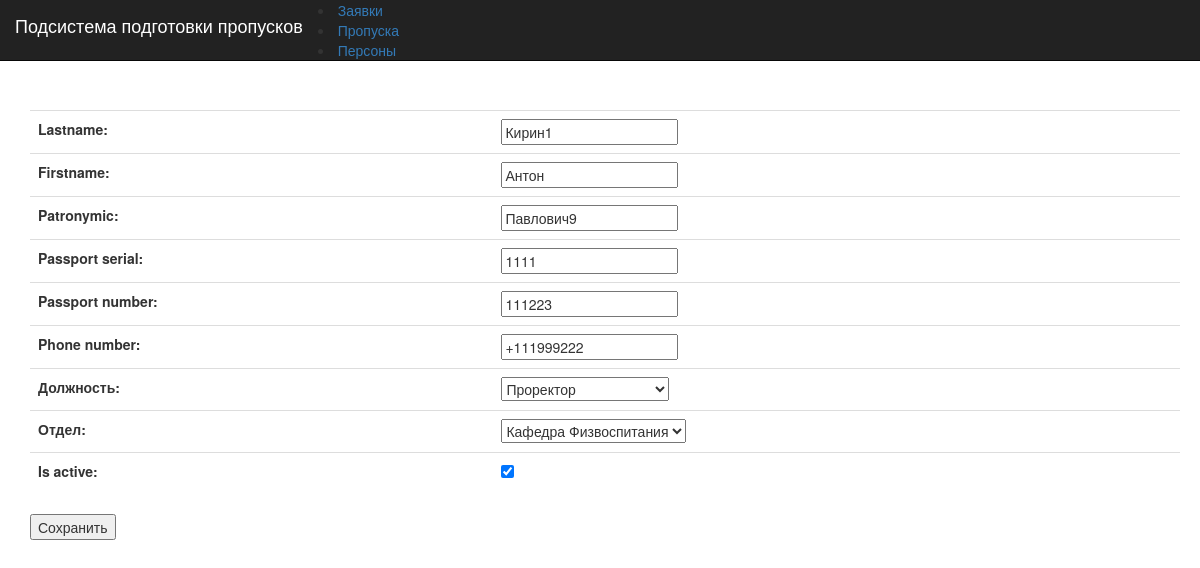
The app's page /permitsystem/person/73 with its own data.
### MyPermitSysApplication/models.py (models this page shows, shortened)
class Person(models.Model):
    firstname = models.CharField(max_length=20)
    lastname = models.CharField(max_length=20)
    patronymic = models.CharField(max_length=20, blank=True, null=True)
    passport_serial_regex = RegexValidator(regex=r'^\d{4}$',
                                               message="Passport Serial must be entered in the format: '9999'. Up to 4 digits allowed.")
    passport_number_regex = RegexValidator(regex=r'^\d{6}$',
                                               message="Passport Number must be entered in the format: '999999'. Up to 6 digits allowed.")
    passport_serial = models.IntegerField(validators=[passport_serial_regex], blank=True)
    passport_number = models.IntegerField(validators=[passport_number_regex], blank=True)
    position = models.ForeignKey(Position, verbose_name="Должность", null=True, blank=True)
    department = models.ForeignKey(Department, verbose_name="Отдел")
    phone_regex = RegexValidator(regex=r'^\+?1?\d{9,15}$',
                                 message="Phone number must be entered in the format: '+999999999'. Up to 15 digits allowed.")
    phone_number = models.CharField(max_length=15, validators=[phone_regex], blank=True,
                                    null=True)  # validators should be a list
    class Meta:
        verbose_name = u'Персона'
        verbose_name_plural = u'Персоны'
    is_active = models.BooleanField(default=False)

### MyPermitSysApplication/views.py (the view)
# urls.py: url(r'person/(?P<pk>[0-9]+)', views.person, name="person"),
def person(request,pk):
    context = PermitSystemServiceLayerPerson.person(request, pk)
    if context['error'] == 1:
        return HttpResponse("Error!")
    else:
        return render(request, 'person.html', context)

### MyPermitSysApplication/forms.py
class PersonForm(ModelForm):
    class Meta:
        model = Person
        fields = ['lastname','firstname',  'patronymic', 'passport_serial', 'passport_number', 'phone_number',
                  'position', 'department','is_active']

### MyPermitSysApplication/gateway.py (called while the page is built)
    def __getattribute__(self, key):
        try:
            return super(Gateway, self).__getattribute__(key)
        except AttributeError:
            if key in self.FIELDS:
                return self._fields[key]
            else:
                raise AttributeError('Attribute {} is unknown'.format(key))

    def __setattr__(self, key, value):
        if key in self.FIELDS:
            self._fields[key] = value
            self.__dirty__.add(key)
        else:
            return super(Gateway, self).__setattr__(key, value)

    @classmethod
    def get_conn(cls):
        return Connection.get_connection()

    @classmethod
    def find_by_id(cls, _id):
        c = cls.get_conn().cursor()
        res = c.execute("SELECT * FROM {} WHERE `id` = ?".format(cls.TABLE_NAME), [_id])
        desc = Connection.get_cursor_description(res)
        row = res.fetchone()
        if row is None:
            raise cls().DoesNotExist(_id)
        d = Connection.row_to_dict(row, desc)
        return cls(__exists__=True, **d)

### MyProject10Sem/utils.py (called while the page is built)
    @classmethod
    def get_connection(cls):
        if cls.obj is None:
            cls.obj = Connection()
        return cls.obj.conn

    @staticmethod
    def get_cursor_description(cursor):
        if cursor.description is not None:
            return list(map(lambda l: list(l)[0], list(cursor.description)))
        return None

    @staticmethod
    def row_to_dict(row, desc):
        return dict(zip(desc, row))

### RequestSysApplication/models.py (called while the page is built)
    def __str__(self):
        full_name = '%s %s' % (self.name, self.number)
        return full_name.strip()

    def __str__(self):
        return self.name

### templates/person.html (shortened to what this page needs)
{% extends "base_nav.html"%}
{% block nav_brand %}Подсистема подготовки пропусков{% endblock %}
{% block navbar-menu %}
    <li class="active"><a href="/permitsystem/permit_sys_req">Заявки</a></li>
    <li><a href="/permitsystem/permit_sys_permits">Пропуска</a></li>
    <li><a href="/permitsystem/permit_sys_persons">Персоны</a></li>
{% endblock %}
{% block bodycontent %}
    <br/><br/><br/>
     <form action="/permitsystem/person/{{ person.id }}" method="post">
         <table class="table table-responsive">
             {{ form.as_table }}
         </table>
         <input type="submit" value="Сохранить" />
     </form>
{% endblock %}

### templates/base_nav.html (style rules this page uses)
body { padding-top: 50px; padding-left: 30px; padding-right: 20px; }

### records on screen
Person: lastname "Кирин1", firstname "Антон", patronymic "Павлович9", passport_serial "1111", passport_number "111223", phone_number "+111999222", position "Проректор", department "Кафедра Физвоспитания", is_active "☑"
